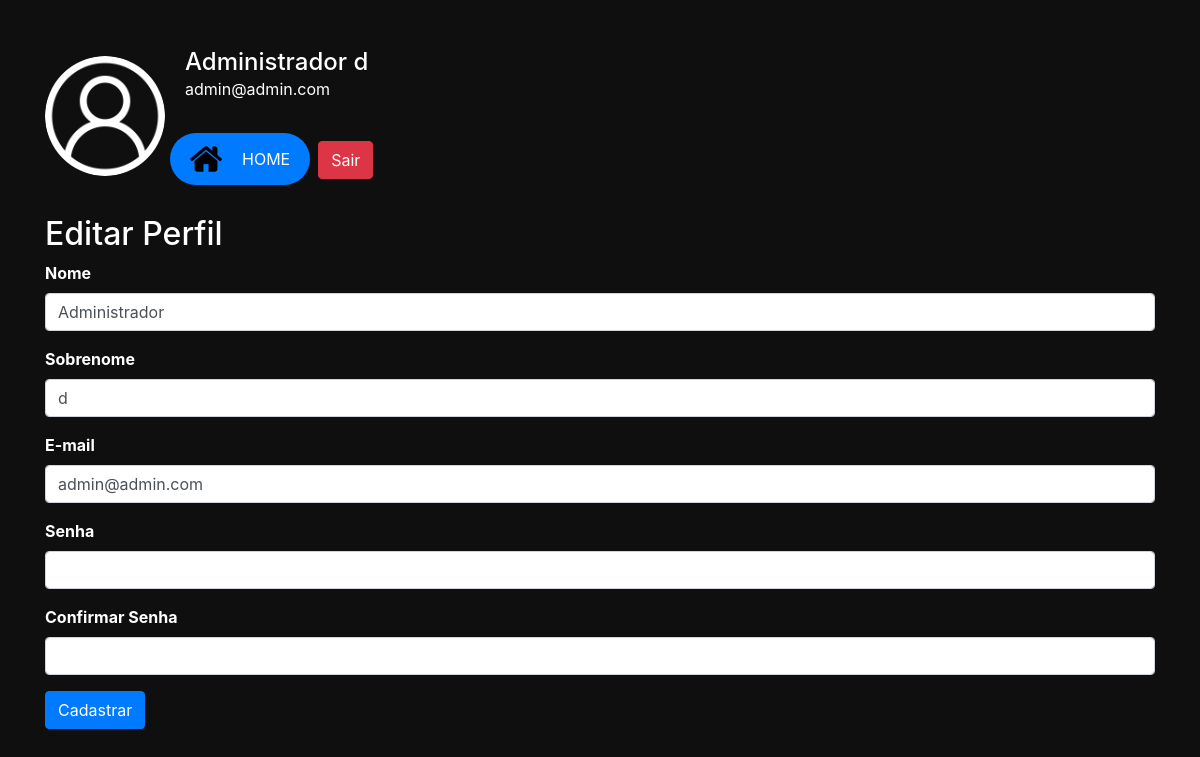
/profile (signed in), run on the app's committed database.
### network/models.py (models this page shows)
class User(db.Model, UserMixin):
    id = db.Column(db.Integer, primary_key=True)
    nome = db.Column(db.String, nullable=True)
    sobrenome = db.Column(db.String, nullable=True)
    email = db.Column(db.String, nullable=True)
    senha = db.Column(db.String, nullable=True)
    posts = db.relationship('Post', backref='user', lazy=True)
    post_comentarios = db.relationship('PostComentarios', backref='user', lazy=True)

### network/routes.py (the view, shortened to what this page needs)
@app.route('/profile', methods=['GET', 'POST'])
@login_required
def profile():
    form = UserForm()
    if request.method == 'GET':
        form.nome.data = current_user.nome
        form.sobrenome.data = current_user.sobrenome
        form.email.data = current_user.email
    return render_template('profile.html', form=form)

### network/forms.py (shortened to what this page needs)
class UserForm(FlaskForm):
    nome = StringField('Nome', validators=[DataRequired()])
    sobrenome = StringField('Sobrenome', validators=[DataRequired()])
    email = StringField('E-mail', validators=[DataRequired(), Email()])
    senha = PasswordField('Senha', validators=[DataRequired(), Length(min=6)])
    confirmacao_senha = PasswordField('Confirmar senha', validators=[DataRequired(), EqualTo('senha')])
    btnSubmit = SubmitField('Cadastrar')

### network/models.py (called while the page is built)
@login_manager.user_loader
def load_user(user_id):
    return User.query.get(user_id)

### network/templates/profile.html (shortened to what this page needs)
<!DOCTYPE html>
<html lang="en">
<head>
    <link rel="stylesheet" href="https://stackpath.bootstrapcdn.com/bootstrap/4.5.2/css/bootstrap.min.css">
</head>
<body>
    <div class="container mt-5">
        <div class="profile-header">
            <img src="{{ url_for('static', filename='assets/user2.png') }}" alt="Foto do Perfil">
            <div>
                <h1>{{ current_user.nome }} {{ current_user.sobrenome }}</h1>
                <p class="text-white">{{ current_user.email }}</p>
                <div class="row d-flex align-items-center gap-3">
                    <div class="pt-3">
                        <a href="{{ url_for('homepage') }}" class="btn-home d-flex align-items-center">
                            <img src="{{ url_for('static', filename='assets/casa2.png') }}" alt="Home" id="teste-img"
                                class="me-2">
                            Home
                        </a>
                    </div>
                    <div class="mt-2 pl-2">
                        <a href="{{ url_for('logout') }}" class="btn btn-danger">Sair</a>
                    </div>
                </div>
            </div>
        </div>
        <h2>Editar Perfil</h2>
        <form method="POST" action="{{ url_for('profile') }}" enctype="multipart/form-data">
            <div class="form-group">
                <label for="nome">Nome</label>
                {{ form.nome(class="form-control") }}
            </div>
            <div class="form-group">
                <label for="sobrenome">Sobrenome</label>
                {{ form.sobrenome(class="form-control") }}
            </div>
            <div class="form-group">
                <label for="email">E-mail</label>
                {{ form.email(class="form-control") }}
            </div>
            <div class="form-group">
                <label for="senha">Senha</label>
                {{ form.senha(class="form-control") }}
            </div>
            <div class="form-group">
                <label for="confirmacao_senha">Confirmar Senha</label>
                {{ form.confirmacao_senha(class="form-control") }}
            </div>
            <div class="form-group">
                {{ form.btnSubmit(class="btn btn-primary") }}
            </div>
        </form>
    </div>
</body>
</html>

### network/templates/profile.html (style rules this page uses)
body { background-color: #0F0F0F; color: white; }
.profile-header { display: flex; align-items: center; margin-bottom: 30px; }
.profile-header img { border-radius: 50%; width: 120px; height: 120px; margin-right: 20px; object-fit: cover; }
.profile-header h1 { margin: 0; font-size: 24px; }
.profile-header p { font-size: 16px; }
.profile-header .btn { margin-top: 10px; margin-right: 10px; }
.btn-home { background-color: #007bff; color: white; border: none; border-radius: 50px; padding: 10px 20px; font-size: 16px; text-transform: uppercase; display: inline-block; text-align: center; transition: background-color 0.3s ease; }
#teste-img { height: 2rem; width: 2rem; }
.form-group label { font-weight: bold; }

### data on the page
User: nome "Administrador", sobrenome "d", email "admin@admin.com"
